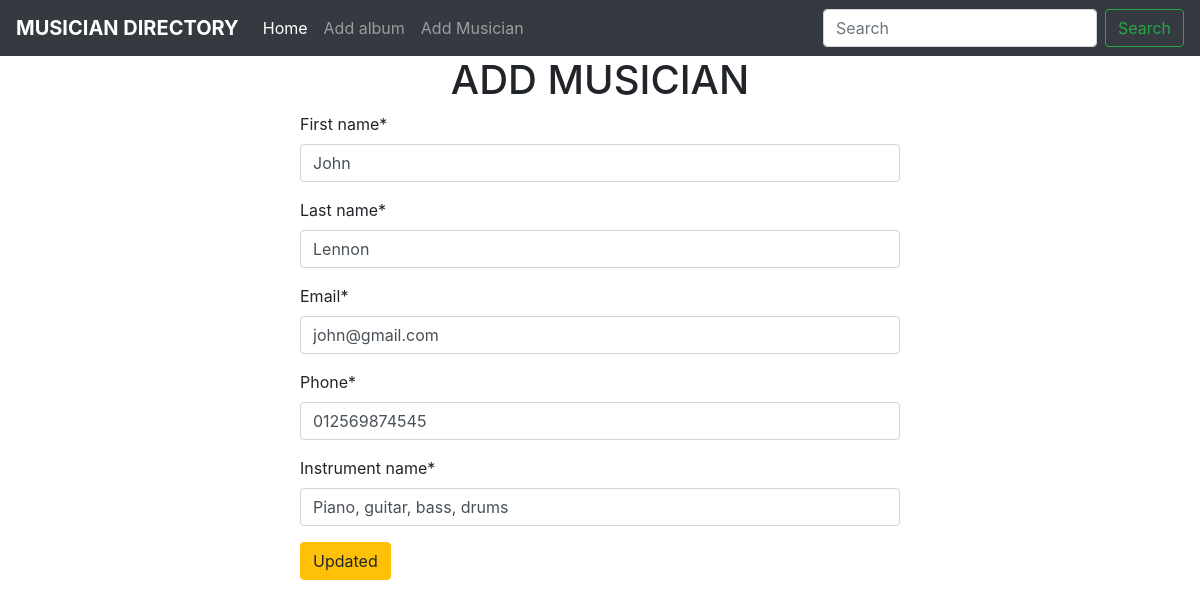
The app's page /musician/edit/1/ with its own data.
### musician/models.py (models this page shows, shortened)
class Musician(models.Model):
    first_name = models.CharField(max_length=20)
    last_name = models.CharField(max_length=20)
    email = models.EmailField(max_length=50)
    phone = models.CharField(max_length=12)
    instrument_name = models.CharField(max_length=100)

### musician/views.py (the view)
# urls.py: path('edit/<int:id>/', views.edit_musician, name='edit_musician'),
def edit_musician(request, id):
    musician_form = Musician.objects.get(pk=id)
    if request.method == 'POST':
        musician_forms = forms.Musician(instance=musician_form)
        if musician_forms.is_valid():
            musician_forms.save()
            return redirect('home')
    else:
        musician_forms = forms.Musician(instance=musician_form)
    return render(request, 'home_musician.html', {'musician_form': musician_forms})

### musician/forms.py
class Musician(forms.ModelForm):
    class Meta:
        model = Musician
        fields = '__all__'

### musician/templates/home_musician.html (shortened to what this page needs)
{% extends 'base.html' %} {% load crispy_forms_tags %} {% block content %}
<h1 style="display: flex; justify-content: center; align-items: center">
  ADD MUSICIAN
</h1>
<form method="post" style="width: 50%; height = 500px; margin: auto;">
  {% csrf_token %} {{musician_form|crispy}}
  <button class="btn btn-warning">Updated</button>
</form>
{% endblock content %}

### records on screen
Musician: first_name "John", last_name "Lennon", email "john@gmail.com", phone "012569874545", instrument_name "Piano, guitar, bass, drums"
